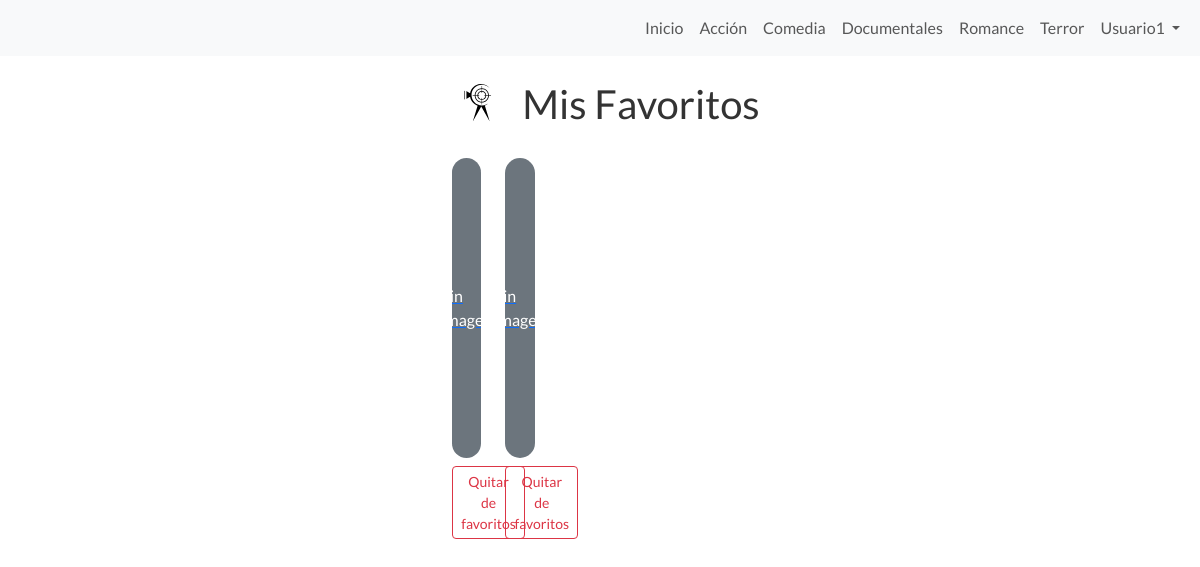
/mis-favoritos/ (signed in), run on the app's committed database.
### core/models.py (models this page shows, shortened)
class Categoria(models.Model):
    nombre = models.CharField(max_length=50, unique=True)
    slug = models.SlugField(unique=True)
    descripcion = models.TextField(blank=True)
    class Meta:
        verbose_name = "Categoría"
        verbose_name_plural = "Categorías"
        ordering = ['nombre']

class Pelicula(models.Model):
    titulo = models.CharField(max_length=200)
    titulo_original = models.CharField(max_length=200, blank=True)
    slug = models.SlugField(unique=True)
    año = models.PositiveIntegerField()
    duracion = models.PositiveIntegerField(help_text="Duración en minutos")
    director = models.CharField(max_length=200)
    reparto = models.TextField(help_text="Actores principales separados por comas")
    sinopsis = models.TextField()
    categorias = models.ManyToManyField(Categoria, related_name='peliculas')
    poster = models.URLField(blank=True, help_text="URL del poster desde TMDB")
    banner = models.ImageField(upload_to='peliculas/banners/', blank=True)
    trailer_youtube_id = models.CharField(
        max_length=20,
        blank=True,
        help_text="ID del trailer oficial en YouTube (ej: dQw4w9WgXcQ)"
    )
    fecha_agregada = models.DateTimeField(auto_now_add=True)
    fecha_actualizada = models.DateTimeField(auto_now=True)
    activa = models.BooleanField(default=True)
    calificacion_oficial = models.DecimalField(
        max_digits=3,
        decimal_places=1,
        default=0.0,
        validators=[MinValueValidator(0.0), MaxValueValidator(10.0)],
        help_text="Calificación oficial de fuentes externas (TMDB, IMDb, Rotten Tomatoes, etc.)"
    )
    calificacion_promedio = models.DecimalField(
        max_digits=3,
        decimal_places=1,
        default=0.0,
        validators=[MinValueValidator(0.0), MaxValueValidator(5.0)],
        help_text="Promedio de calificaciones de usuarios de FilmScoper"
    )
    total_calificaciones = models.PositiveIntegerField(default=0)
    class Meta:
        verbose_name = "Película"
        verbose_name_plural = "Películas"
        ordering = ['-fecha_agregada']
    def get_poster_url(self):
        return self.poster if self.poster else None

### core/views.py (the view)
# urls.py: path('mis-favoritos/', views.mis_favoritos, name='mis_favoritos'),
@login_required
def mis_favoritos(request):
    try:
        perfil = request.user.perfil
        peliculas_favoritas = perfil.peliculas_favoritas.filter(activa=True).order_by('-fecha_agregada')
        paginator = Paginator(peliculas_favoritas, 12)  # 12 películas por página
        page = request.GET.get('page', 1)
        try:
            peliculas = paginator.page(page)
        except PageNotAnInteger:
            peliculas = paginator.page(1)
        except EmptyPage:
            peliculas = paginator.page(paginator.num_pages)
        context = {
            'titulo': 'Mis Favoritos',
            'descripcion': 'Películas que has marcado como favoritas',
            'peliculas': peliculas,
            'is_paginated': peliculas.has_other_pages(),
            'page_obj': peliculas,
            'tipo_lista': 'favoritos'
        }
        return render(request, 'core/lista_personal.html', context)
    except PerfilUsuario.DoesNotExist:
        messages.error(request, 'No se encontró tu perfil de usuario.')
        return redirect('core:index')

### core/context_processors.py (called while the page is built)
def categorias_context(request):
    categorias = Categoria.objects.all().order_by('nombre')
    return {
        'categorias_nav': categorias
    }

### core/templates/core/lista_personal.html (shortened to what this page needs)
{% extends 'core/base.html' %}
{% load static %}
{% block content %}
<header>
    <div class="filmscoper-icon">
        <img src="{% static 'core/img/icons/filmscoperlogo.svg' %}" alt="FilmScoper Logo">
    </div>
    <h1>{{ titulo }}</h1>
</header>
<div class="container-fluid">
    <div class="row">
        {% for pelicula in peliculas %}
            <div class="col-lg-2 col-md-3 col-sm-4 col-6 mb-4">
                <div class="item-container">
                    <a href="{% url 'core:pelicula' %}?movie={{ pelicula.slug }}">
                        <div class="item">
                            {% if pelicula.get_poster_url %}
                                <img src="{{ pelicula.get_poster_url }}" alt="{{ pelicula.titulo }}">
                            {% else %}
                                <div class="no-poster bg-secondary d-flex align-items-center justify-content-center" style="height: 300px;">
                                    <span class="text-white">Sin imagen</span>
                                </div>
                            {% endif %}
                        </div>
                    </a>
                    <div class="action-buttons mt-2">
                        {% if tipo_lista == 'favoritos' %}
                            <button class="btn btn-sm btn-outline-danger remove-from-list"
                                    data-pelicula-id="{{ pelicula.id }}"
                                    data-action="favorito">
                                 Quitar de favoritos
                            </button>
                        {% elif tipo_lista == 'ver_mas_tarde' %}
                            <button class="btn btn-sm btn-outline-warning remove-from-list"
                                    data-pelicula-id="{{ pelicula.id }}"
                                    data-action="ver_mas_tarde">
                                <i class="fas fa-clock"></i> Quitar de ver más tarde
                            </button>
                        {% endif %}
                    </div>
                </div>
            </div>
        {% endfor %}
    </div>
</div>
{% endblock %}

### core/templates/core/base.html (shortened to what this page needs)
{% load static %}
<!DOCTYPE html>
<html lang="es">
<head>
    <link href="https://cdn.jsdelivr.net/npm/bootstrap@5.3.7/dist/css/bootstrap.min.css"
          rel="stylesheet"
>
    <link rel="stylesheet" href="https://cdn.jsdelivr.net/npm/sweetalert2@11/dist/sweetalert2.min.css">
    <link rel="stylesheet" href="{% static 'core/css/styles.css' %}">
</head>
<body>
    <nav class="navbar navbar-expand-sm bg-body-tertiary w-100 fixed-top">
        <div class="container-fluid">
            <div class="collapse navbar-collapse" id="navbarNav">
                <ul class="navbar-nav ms-auto">
                    <li class="nav-item">
                        <a class="nav-link {% if request.resolver_match.url_name == 'index' %}disabled{% endif %}" href="{% url 'core:index' %}">Inicio</a>
                    </li>
                    {% for categoria in categorias_nav %}
                        <li class="nav-item">
                            <a class="nav-link {% if request.resolver_match.kwargs.categoria_slug == categoria.slug or request.resolver_match.url_name == categoria.slug %}disabled{% endif %}"
                               href="{% url 'core:categoria' categoria.slug %}">{{ categoria.nombre }}</a>
                        </li>
                    {% endfor %}
                    <li class="nav-item dropdown">
                        <a class="nav-link dropdown-toggle" href="#" role="button" data-bs-toggle="dropdown" aria-expanded="false">
                            {% if user.is_authenticated %}
                                {{ user.first_name|default:user.username }}
                            {% else %}
                                Mi Cuenta
                            {% endif %}
                        </a>
                    </li>
                </ul>
            </div>
        </div>
    </nav>
    <main>
        {% block content %}
        {% endblock %}
    </main>
</body>
</html>

### core/static/core/css/styles.css (style rules this page uses)
*::after, *::before { margin: 0; padding: 0; box-sizing: border-box; }
.dropdown-toggle::after { display: inline-block !important; margin-left: 0.255em; vertical-align: 0.255em; content: ""; border-top: 0.3em solid; border-right: 0.3em solid transparent; border-bottom: 0; border-left: 0.3em solid transparent; }
header { position: relative; display: flex; flex-direction: row; justify-content: center; align-items: center; padding: 10px 0 10px 0; margin-top: 50px; }
header h1 { font-family: 'Lato', sans-serif; font-size: 2.5rem; text-align: center; margin: 20px 0; color: #333; }
body { margin: 0 auto; max-width:max-content; font-family: 'Lato', sans-serif; background: white; }
h1 { font-family: 'Lato', sans-serif; font-size: 2.5rem; text-align: center; margin: 20px 0; color: #333; }
.filmscoper-icon { position: static; transform: none; margin-right: 2px; }
.filmscoper-icon img { width: 80px; height: 80px; }
img { max-width: 100%; padding : 0 }
.item-container { position: relative; width: 100%; height: auto; }
.item { border-radius: 15px; background: #fff; padding: 0px; transition: box-shadow 0.3s; position: relative; overflow: hidden; }

### data on the page
Categoria: nombre "Acción"
Categoria: nombre "Comedia"
Categoria: nombre "Documentales"
Categoria: nombre "Romance"
Categoria: nombre "Terror"
Pelicula: poster "Sin imagen"
Pelicula: poster "Sin imagen"

### other printed values
{{ user.first_name|default:user.username }} "Usuario1"
{{ titulo }} "Mis Favoritos"
